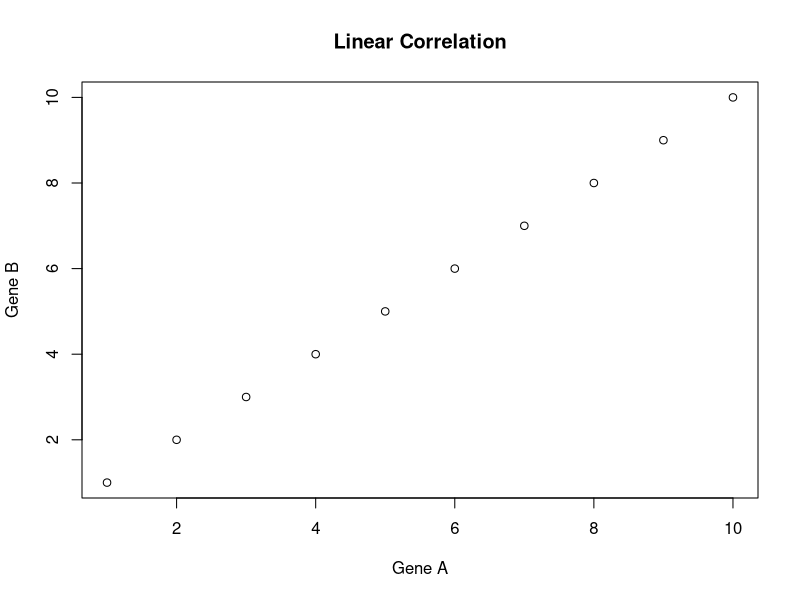
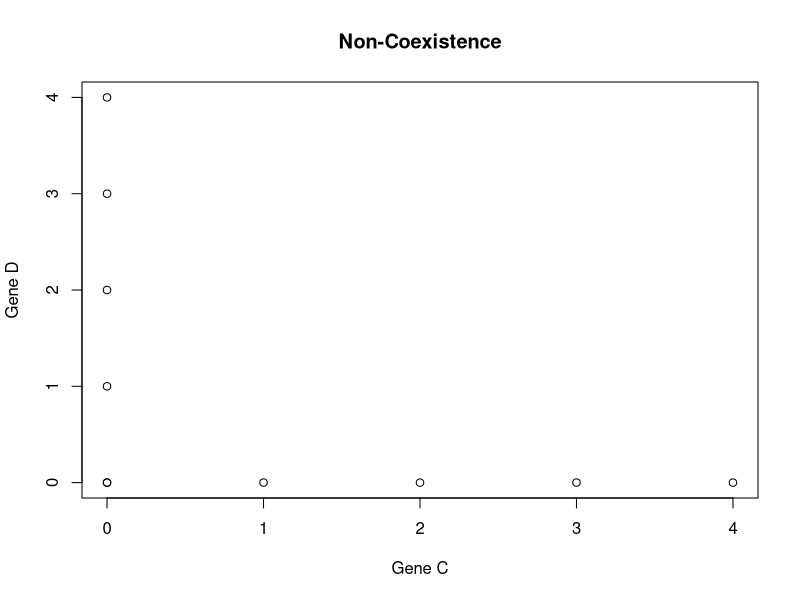
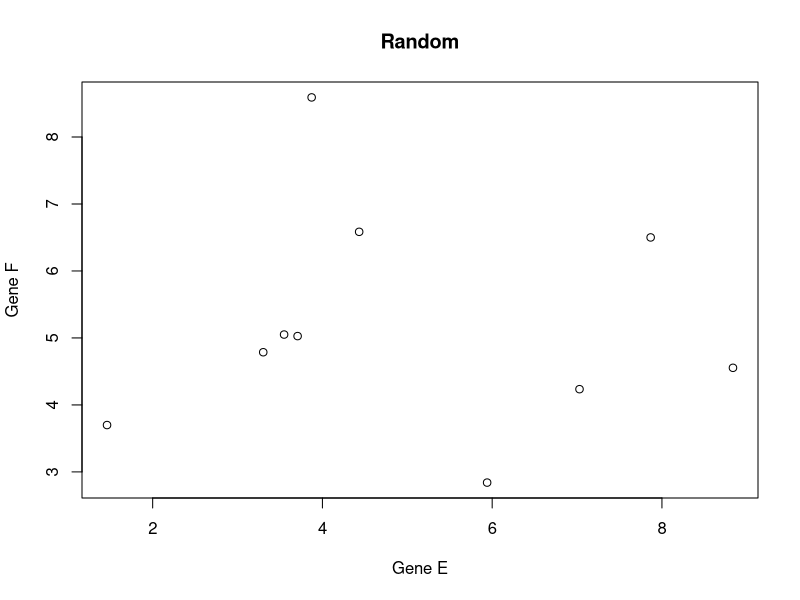
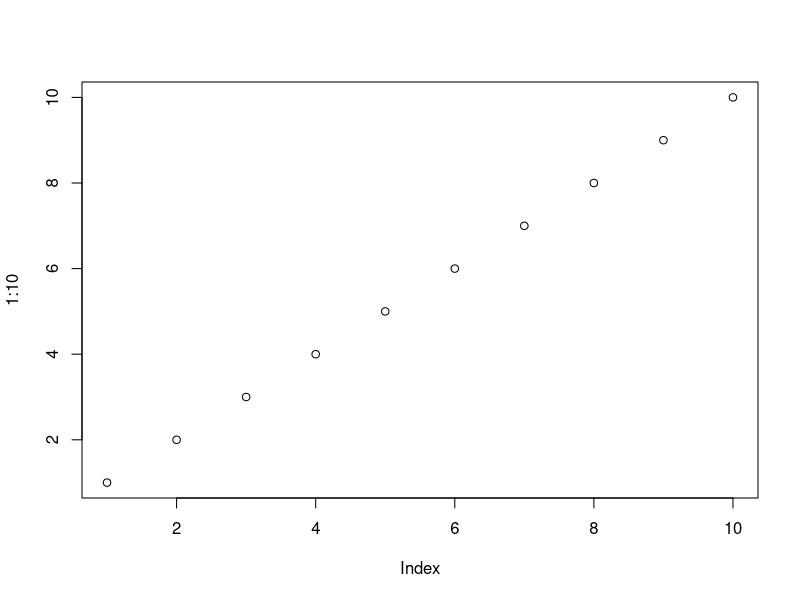
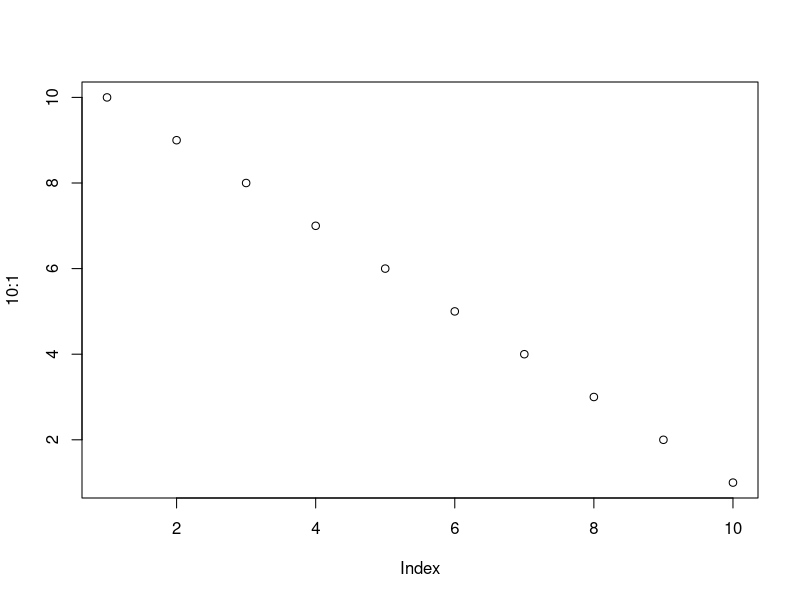

Write R code to recreate these figures, in order.
## ---- chunk 1
knitr::opts_chunk$set(
  collapse = TRUE,
  comment = "#>"
)
## ---- chunk 2
plot(1:10, xlab = "Gene A", ylab = "Gene B", main = "Linear Correlation");
plot(c(0:4, rep(0,5)), c(rep(0,5), 0:4), xlab = "Gene C", ylab = "Gene D", main = "Non-Coexistence");
plot(runif(10, 0, 10), runif(10, 0, 10), xlab = "Gene E", ylab = "Gene F", main = "Random");
## ---- chunk 3
plot(1:10)
plot(10:1)
## ---- chunk 4
knitr::kable(head(mtcars, 10))
